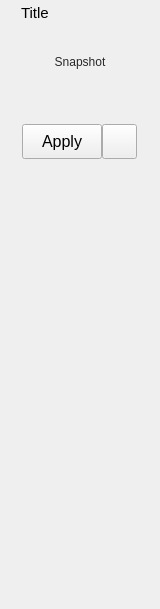
<?xml version="1.0" encoding="UTF-8"?>
<ui version="4.0">
 <class>Form</class>
 <widget class="QWidget" name="Form">
  <property name="geometry">
   <rect>
    <x>0</x>
    <y>0</y>
    <width>160</width>
    <height>609</height>
   </rect>
  </property>
  <property name="sizePolicy">
   <sizepolicy hsizetype="Preferred" vsizetype="Preferred">
    <horstretch>0</horstretch>
    <verstretch>0</verstretch>
   </sizepolicy>
  </property>
  <property name="minimumSize">
   <size>
    <width>160</width>
    <height>540</height>
   </size>
  </property>
  <property name="maximumSize">
   <size>
    <width>16777215</width>
    <height>16777215</height>
   </size>
  </property>
  <property name="windowTitle">
   <string>Form</string>
  </property>
  <property name="styleSheet">
   <string notr="true"/>
  </property>
  <layout class="QVBoxLayout" name="verticalLayout">
   <property name="spacing">
    <number>2</number>
   </property>
   <property name="leftMargin">
    <number>4</number>
   </property>
   <property name="topMargin">
    <number>2</number>
   </property>
   <property name="rightMargin">
    <number>4</number>
   </property>
   <property name="bottomMargin">
    <number>2</number>
   </property>
   <item>
    <layout class="QHBoxLayout" name="horizontalLayout_18">
     <property name="leftMargin">
      <number>2</number>
     </property>
     <property name="topMargin">
      <number>2</number>
     </property>
     <property name="rightMargin">
      <number>2</number>
     </property>
     <property name="bottomMargin">
      <number>0</number>
     </property>
     <item>
      <widget class="QLabel" name="iconLabel">
       <property name="maximumSize">
        <size>
         <width>13</width>
         <height>13</height>
        </size>
       </property>
       <property name="text">
        <string/>
       </property>
       <property name="pixmap">
        <pixmap>../icons/mirrortable2.png</pixmap>
       </property>
       <property name="scaledContents">
        <bool>true</bool>
       </property>
      </widget>
     </item>
     <item>
      <widget class="QLabel" name="titleLabel">
       <property name="sizePolicy">
        <sizepolicy hsizetype="Preferred" vsizetype="Preferred">
         <horstretch>0</horstretch>
         <verstretch>0</verstretch>
        </sizepolicy>
       </property>
       <property name="font">
        <font>
         <family>Arial</family>
         <pointsize>11</pointsize>
        </font>
       </property>
       <property name="styleSheet">
        <string notr="true"/>
       </property>
       <property name="text">
        <string>Title</string>
       </property>
      </widget>
     </item>
    </layout>
   </item>
   <item>
    <widget class="QFrame" name="mainFrame">
     <property name="frameShape">
      <enum>QFrame::NoFrame</enum>
     </property>
     <property name="frameShadow">
      <enum>QFrame::Plain</enum>
     </property>
     <property name="lineWidth">
      <number>0</number>
     </property>
     <layout class="QVBoxLayout" name="verticalLayout_2">
      <property name="spacing">
       <number>0</number>
      </property>
      <property name="margin">
       <number>0</number>
      </property>
      <item>
       <widget class="QFrame" name="iconToggleBox">
        <property name="styleSheet">
         <string notr="true"/>
        </property>
        <property name="frameShape">
         <enum>QFrame::NoFrame</enum>
        </property>
        <property name="frameShadow">
         <enum>QFrame::Plain</enum>
        </property>
        <layout class="QVBoxLayout" name="verticalLayout_6">
         <property name="spacing">
          <number>0</number>
         </property>
         <property name="margin">
          <number>0</number>
         </property>
         <item>
          <widget class="QFrame" name="iconTitleFrame">
           <property name="minimumSize">
            <size>
             <width>0</width>
             <height>10</height>
            </size>
           </property>
           <property name="styleSheet">
            <string notr="true"/>
           </property>
           <property name="frameShape">
            <enum>QFrame::NoFrame</enum>
           </property>
           <property name="frameShadow">
            <enum>QFrame::Plain</enum>
           </property>
           <property name="lineWidth">
            <number>0</number>
           </property>
           <layout class="QVBoxLayout" name="verticalLayout_7">
            <property name="spacing">
             <number>0</number>
            </property>
            <property name="margin">
             <number>0</number>
            </property>
           </layout>
          </widget>
         </item>
         <item>
          <widget class="QFrame" name="iconFrame">
           <property name="sizePolicy">
            <sizepolicy hsizetype="Preferred" vsizetype="Expanding">
             <horstretch>0</horstretch>
             <verstretch>0</verstretch>
            </sizepolicy>
           </property>
           <property name="styleSheet">
            <string notr="true"/>
           </property>
           <property name="frameShape">
            <enum>QFrame::NoFrame</enum>
           </property>
           <property name="frameShadow">
            <enum>QFrame::Plain</enum>
           </property>
           <property name="lineWidth">
            <number>0</number>
           </property>
           <layout class="QVBoxLayout" name="verticalLayout_8">
            <property name="spacing">
             <number>0</number>
            </property>
            <property name="leftMargin">
             <number>0</number>
            </property>
            <property name="topMargin">
             <number>3</number>
            </property>
            <property name="rightMargin">
             <number>0</number>
            </property>
            <property name="bottomMargin">
             <number>0</number>
            </property>
            <item>
             <layout class="QHBoxLayout" name="thumbnailLayout">
              <property name="spacing">
               <number>0</number>
              </property>
              <property name="topMargin">
               <number>0</number>
              </property>
              <property name="bottomMargin">
               <number>0</number>
              </property>
              <item>
               <widget class="QFrame" name="thumbnailFrame">
                <property name="sizePolicy">
                 <sizepolicy hsizetype="Expanding" vsizetype="Expanding">
                  <horstretch>0</horstretch>
                  <verstretch>1</verstretch>
                 </sizepolicy>
                </property>
                <property name="minimumSize">
                 <size>
                  <width>50</width>
                  <height>50</height>
                 </size>
                </property>
                <property name="maximumSize">
                 <size>
                  <width>150</width>
                  <height>150</height>
                 </size>
                </property>
                <property name="styleSheet">
                 <string notr="true"/>
                </property>
                <property name="frameShape">
                 <enum>QFrame::NoFrame</enum>
                </property>
                <property name="frameShadow">
                 <enum>QFrame::Plain</enum>
                </property>
                <property name="lineWidth">
                 <number>0</number>
                </property>
                <layout class="QVBoxLayout" name="verticalLayout_4">
                 <property name="spacing">
                  <number>0</number>
                 </property>
                 <property name="margin">
                  <number>0</number>
                 </property>
                 <item>
                  <widget class="QToolButton" name="thumbnailButton">
                   <property name="enabled">
                    <bool>true</bool>
                   </property>
                   <property name="sizePolicy">
                    <sizepolicy hsizetype="Expanding" vsizetype="Expanding">
                     <horstretch>0</horstretch>
                     <verstretch>1</verstretch>
                    </sizepolicy>
                   </property>
                   <property name="minimumSize">
                    <size>
                     <width>0</width>
                     <height>0</height>
                    </size>
                   </property>
                   <property name="maximumSize">
                    <size>
                     <width>150</width>
                     <height>150</height>
                    </size>
                   </property>
                   <property name="toolTip">
                    <string/>
                   </property>
                   <property name="layoutDirection">
                    <enum>Qt::LeftToRight</enum>
                   </property>
                   <property name="styleSheet">
                    <string notr="true">color: rgb(40, 40, 40);
border: 1px solid rgb(0, 0, 0, 0);
background-color: rgb(254, 255, 230, 0);</string>
                   </property>
                   <property name="text">
                    <string>Snapshot</string>
                   </property>
                   <property name="icon">
                    <iconset>
                     <normaloff>../icons/thumbnail.png</normaloff>../icons/thumbnail.png</iconset>
                   </property>
                   <property name="iconSize">
                    <size>
                     <width>150</width>
                     <height>150</height>
                    </size>
                   </property>
                   <property name="popupMode">
                    <enum>QToolButton::InstantPopup</enum>
                   </property>
                   <property name="toolButtonStyle">
                    <enum>Qt::ToolButtonIconOnly</enum>
                   </property>
                   <property name="autoRaise">
                    <bool>false</bool>
                   </property>
                  </widget>
                 </item>
                </layout>
               </widget>
              </item>
             </layout>
            </item>
           </layout>
          </widget>
         </item>
        </layout>
       </widget>
      </item>
      <item>
       <widget class="QFrame" name="infoFrame">
        <property name="sizePolicy">
         <sizepolicy hsizetype="Preferred" vsizetype="Fixed">
          <horstretch>0</horstretch>
          <verstretch>0</verstretch>
         </sizepolicy>
        </property>
        <property name="minimumSize">
         <size>
          <width>0</width>
          <height>10</height>
         </size>
        </property>
        <property name="styleSheet">
         <string notr="true"/>
        </property>
        <property name="frameShape">
         <enum>QFrame::NoFrame</enum>
        </property>
        <property name="frameShadow">
         <enum>QFrame::Plain</enum>
        </property>
        <property name="lineWidth">
         <number>0</number>
        </property>
        <layout class="QVBoxLayout" name="verticalLayout_9">
         <property name="spacing">
          <number>0</number>
         </property>
         <property name="margin">
          <number>0</number>
         </property>
        </layout>
       </widget>
      </item>
      <item>
       <widget class="QFrame" name="optionsFrame">
        <property name="sizePolicy">
         <sizepolicy hsizetype="Preferred" vsizetype="Fixed">
          <horstretch>0</horstretch>
          <verstretch>0</verstretch>
         </sizepolicy>
        </property>
        <property name="minimumSize">
         <size>
          <width>0</width>
          <height>10</height>
         </size>
        </property>
        <property name="styleSheet">
         <string notr="true"/>
        </property>
        <property name="frameShape">
         <enum>QFrame::NoFrame</enum>
        </property>
        <property name="frameShadow">
         <enum>QFrame::Plain</enum>
        </property>
        <property name="lineWidth">
         <number>0</number>
        </property>
        <layout class="QVBoxLayout" name="verticalLayout_20">
         <property name="spacing">
          <number>0</number>
         </property>
         <property name="margin">
          <number>0</number>
         </property>
        </layout>
       </widget>
      </item>
     </layout>
    </widget>
   </item>
   <item>
    <widget class="QFrame" name="infoToggleBox">
     <property name="styleSheet">
      <string notr="true"/>
     </property>
     <property name="frameShape">
      <enum>QFrame::NoFrame</enum>
     </property>
     <property name="frameShadow">
      <enum>QFrame::Raised</enum>
     </property>
     <layout class="QVBoxLayout" name="verticalLayout_3">
      <property name="spacing">
       <number>0</number>
      </property>
      <property name="margin">
       <number>0</number>
      </property>
     </layout>
    </widget>
   </item>
   <item>
    <widget class="QFrame" name="optionsToggleBox">
     <property name="styleSheet">
      <string notr="true"/>
     </property>
     <property name="frameShape">
      <enum>QFrame::NoFrame</enum>
     </property>
     <property name="frameShadow">
      <enum>QFrame::Raised</enum>
     </property>
     <layout class="QVBoxLayout" name="verticalLayout_15">
      <property name="spacing">
       <number>0</number>
      </property>
      <property name="margin">
       <number>0</number>
      </property>
     </layout>
    </widget>
   </item>
   <item>
    <widget class="QFrame" name="namespaceToggleBox">
     <property name="styleSheet">
      <string notr="true"/>
     </property>
     <property name="frameShape">
      <enum>QFrame::NoFrame</enum>
     </property>
     <property name="frameShadow">
      <enum>QFrame::Raised</enum>
     </property>
     <layout class="QVBoxLayout" name="verticalLayout_16">
      <property name="spacing">
       <number>0</number>
      </property>
      <property name="margin">
       <number>0</number>
      </property>
     </layout>
    </widget>
   </item>
   <item>
    <widget class="QFrame" name="previewButtons">
     <property name="frameShape">
      <enum>QFrame::NoFrame</enum>
     </property>
     <property name="frameShadow">
      <enum>QFrame::Raised</enum>
     </property>
     <layout class="QHBoxLayout" name="horizontalLayout_6">
      <property name="spacing">
       <number>0</number>
      </property>
      <item>
       <spacer name="horizontalSpacer_3">
        <property name="orientation">
         <enum>Qt::Horizontal</enum>
        </property>
        <property name="sizeHint" stdset="0">
         <size>
          <width>40</width>
          <height>20</height>
         </size>
        </property>
       </spacer>
      </item>
      <item>
       <widget class="QPushButton" name="acceptButton">
        <property name="sizePolicy">
         <sizepolicy hsizetype="Preferred" vsizetype="Fixed">
          <horstretch>0</horstretch>
          <verstretch>0</verstretch>
         </sizepolicy>
        </property>
        <property name="minimumSize">
         <size>
          <width>80</width>
          <height>35</height>
         </size>
        </property>
        <property name="maximumSize">
         <size>
          <width>125</width>
          <height>35</height>
         </size>
        </property>
        <property name="font">
         <font>
          <family>Arial</family>
          <pointsize>12</pointsize>
          <weight>50</weight>
          <bold>false</bold>
         </font>
        </property>
        <property name="toolTip">
         <string/>
        </property>
        <property name="styleSheet">
         <string notr="true"/>
        </property>
        <property name="text">
         <string>Apply</string>
        </property>
       </widget>
      </item>
      <item>
       <widget class="QPushButton" name="selectionSetButton">
        <property name="minimumSize">
         <size>
          <width>35</width>
          <height>35</height>
         </size>
        </property>
        <property name="maximumSize">
         <size>
          <width>35</width>
          <height>16777215</height>
         </size>
        </property>
        <property name="text">
         <string/>
        </property>
        <property name="icon">
         <iconset>
          <normaloff>../icons/selectionSet2.png</normaloff>../icons/selectionSet2.png</iconset>
        </property>
        <property name="iconSize">
         <size>
          <width>25</width>
          <height>25</height>
         </size>
        </property>
       </widget>
      </item>
      <item>
       <spacer name="horizontalSpacer_4">
        <property name="orientation">
         <enum>Qt::Horizontal</enum>
        </property>
        <property name="sizeHint" stdset="0">
         <size>
          <width>40</width>
          <height>20</height>
         </size>
        </property>
       </spacer>
      </item>
     </layout>
    </widget>
   </item>
   <item>
    <widget class="QFrame" name="labelSpacer_2">
     <property name="sizePolicy">
      <sizepolicy hsizetype="Preferred" vsizetype="Expanding">
       <horstretch>0</horstretch>
       <verstretch>2</verstretch>
      </sizepolicy>
     </property>
     <property name="frameShape">
      <enum>QFrame::NoFrame</enum>
     </property>
     <property name="frameShadow">
      <enum>QFrame::Raised</enum>
     </property>
    </widget>
   </item>
  </layout>
 </widget>
 <resources/>
 <connections/>
 <slots>
  <slot>snapshot()</slot>
  <slot>apply()</slot>
  <slot>edit()</slot>
  <slot>showContextMenu()</slot>
 </slots>
</ui>
